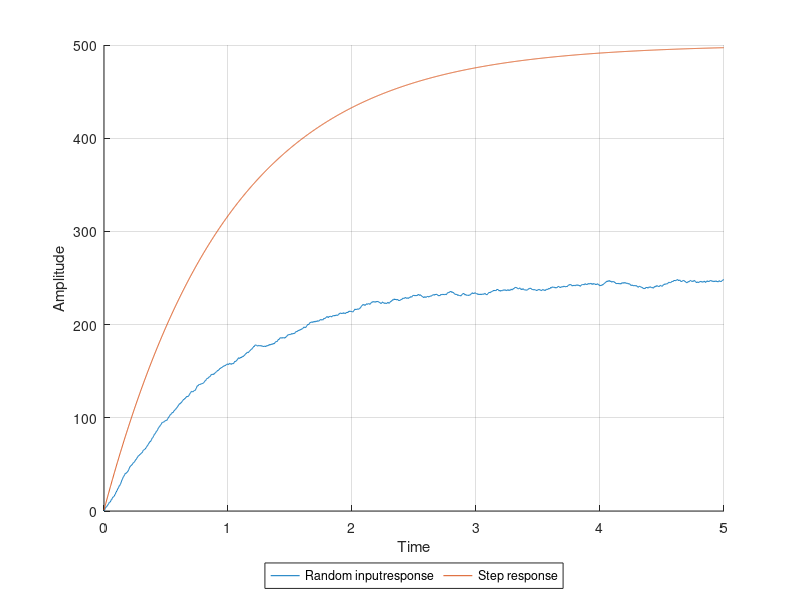

MATLAB code to generate this figure:
close all; clear variables; clc;
Fs = 500; % Sample frequency
Tt = 5; % Total time
N = Tt*Fs; % Number of samples
t = (0:N-1)/Fs; % Time vector 
tau = 1; % Time constant
h = exp(-t./tau); % Impulse response
x = rand(1,N); % Uniformly distributed random array
xr = ones(1,N);
y = conv(x,h); % Output (convolution)
yr = conv(xr,h); % Get output (convolution)
xlabel('Time (s)');
ylabel('h(t)');
hold on
plot(t,y(1:N),'DisplayName','Random inputresponse'); % Plot the random input
plot(t,yr(1:N),'DisplayName','Step response'); % Plot the step input
%title('');
xlabel('Time');
ylabel('Amplitude');
legend('Orientation','horizontal','Box','on','Location','southoutside')
legend();
grid();
saveas(gcf,sprintf('%s.png',mfilename))

